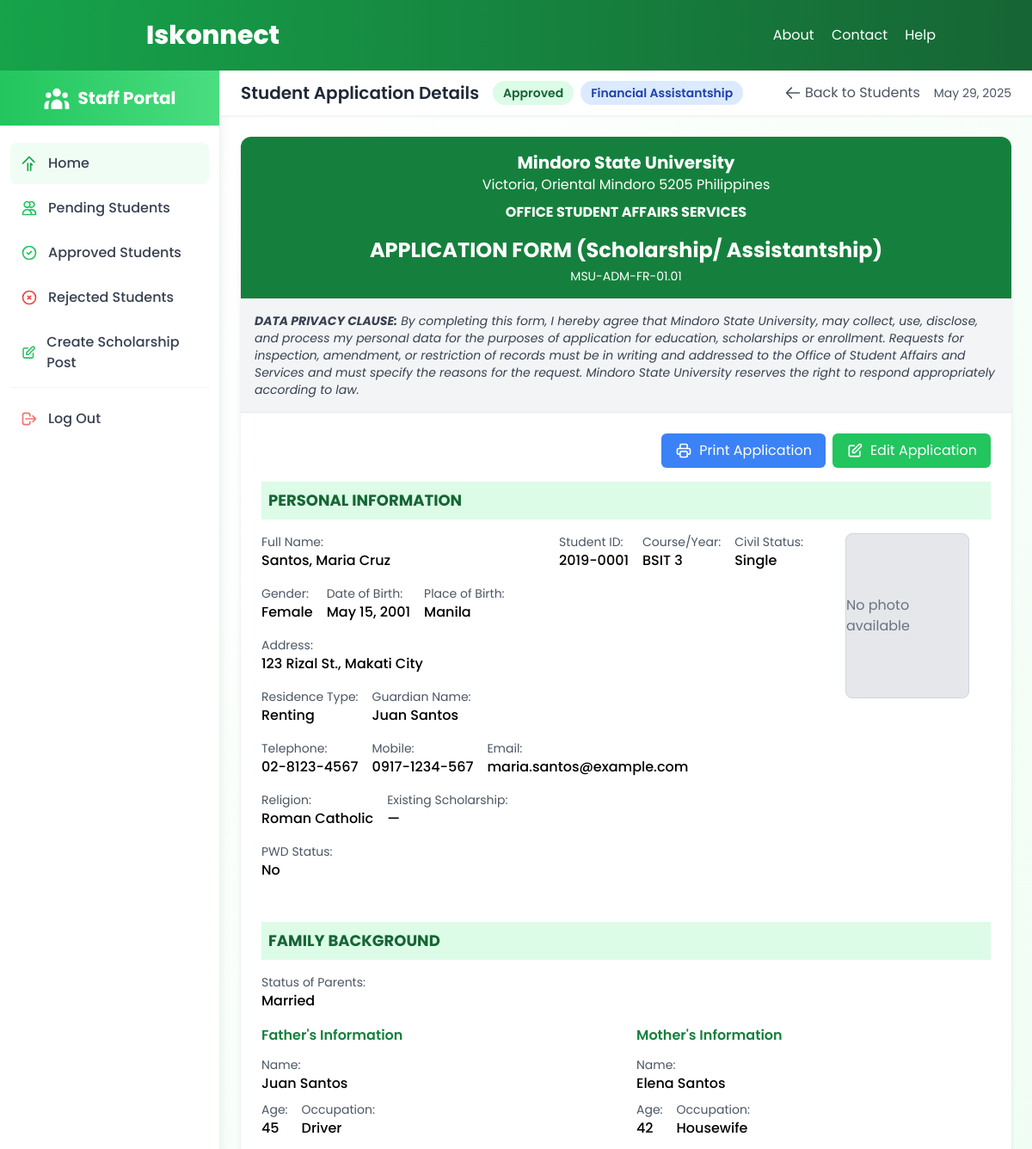
The page /staff/view_student.php?id=12 (signed in) on the database its author committed.
### tables this page shows
CREATE TABLE `students` (
  `id` int(11) NOT NULL,
  `scholarship_type` varchar(50) DEFAULT NULL,
  `last_name` varchar(100) DEFAULT NULL,
  `first_name` varchar(100) DEFAULT NULL,
  `middle_name` varchar(100) DEFAULT NULL,
  `course_yr` varchar(50) DEFAULT NULL,
  `civil_status` varchar(50) DEFAULT NULL,
  `photo` varchar(255) DEFAULT NULL,
  `gender` varchar(10) DEFAULT NULL,
  `date_of_birth` date DEFAULT NULL,
  `place_of_birth` varchar(100) DEFAULT NULL,
  `student_id` varchar(50) DEFAULT NULL,
  `address` varchar(255) DEFAULT NULL,
  `residence_type` varchar(50) DEFAULT NULL,
  `guardian_name` varchar(100) DEFAULT NULL,
  `telephone` varchar(50) DEFAULT NULL,
  `religion` varchar(50) DEFAULT NULL,
  `existing_scholarship` varchar(100) DEFAULT NULL,
  `mobile` varchar(50) DEFAULT NULL,
  `email` varchar(100) DEFAULT NULL,
  `is_pwd` varchar(5) DEFAULT NULL,
  `disability_type` varchar(100) DEFAULT NULL,
  `parent_status` varchar(50) DEFAULT NULL,
  `father_name` varchar(100) DEFAULT NULL,
  `father_age` int(3) DEFAULT NULL,
  `father_address` varchar(255) DEFAULT NULL,
  `father_tel` varchar(50) DEFAULT NULL,
  `father_mobile` varchar(50) DEFAULT NULL,
  `father_email` varchar(100) DEFAULT NULL,
  `father_occupation` varchar(100) DEFAULT NULL,
  `father_company` varchar(100) DEFAULT NULL,
  `father_income` decimal(10,2) DEFAULT NULL,
  `father_years_service` int(3) DEFAULT NULL,
  `father_education` varchar(100) DEFAULT NULL,
  `father_school` varchar(100) DEFAULT NULL,
  `father_unemployment_reason` text DEFAULT NULL,
  `mother_name` varchar(100) DEFAULT NULL,
  `mother_age` int(3) DEFAULT NULL,
  `mother_address` varchar(255) DEFAULT NULL,
  `mother_tel` varchar(50) DEFAULT NULL,
  `mother_mobile` varchar(50) DEFAULT NULL,
  `mother_email` varchar(100) DEFAULT NULL,
  `mother_occupation` varchar(100) DEFAULT NULL,
  `mother_company` varchar(100) DEFAULT NULL,
  `mother_income` decimal(10,2) DEFAULT NULL,
  `mother_years_service` int(3) DEFAULT NULL,
  `mother_education` varchar(100) DEFAULT NULL,
  `mother_school` varchar(100) DEFAULT NULL,
  `mother_unemployment_reason` text DEFAULT NULL,
  `working_siblings` int(3) DEFAULT NULL,
  `studying_siblings` int(3) DEFAULT NULL,
  `total_siblings` int(3) DEFAULT NULL,
  `house_rental` decimal(10,2) DEFAULT NULL,
  `food_grocery` decimal(10,2) DEFAULT NULL,
  `car_loan` decimal(10,2) DEFAULT NULL,
  `other_loan` decimal(10,2) DEFAULT NULL,
  `school_bus` decimal(10,2) DEFAULT NULL,
  `transportation` decimal(10,2) DEFAULT NULL,
  `education_plan` decimal(10,2) DEFAULT NULL,
  `insurance_policy` decimal(10,2) DEFAULT NULL,
  `health_insurance` decimal(10,2) DEFAULT NULL,
  `govt_loans` decimal(10,2) DEFAULT NULL,
  `clothing` decimal(10,2) DEFAULT NULL,
  `utilities` decimal(10,2) DEFAULT NULL,
  `communication` decimal(10,2) DEFAULT NULL,
  `helper_count` int(3) DEFAULT NULL,
  `helper_expense` decimal(10,2) DEFAULT NULL,
  `driver_count` int(3) DEFAULT NULL,
  `driver_expense` decimal(10,2) DEFAULT NULL,
  `medicines` decimal(10,2) DEFAULT NULL,
  `doctors_fee` decimal(10,2) DEFAULT NULL,
  `hospitalization` decimal(10,2) DEFAULT NULL,
  `recreation` decimal(10,2) DEFAULT NULL,
  `other_monthly_expenses` decimal(10,2) DEFAULT NULL,
  `total_monthly_expenses` decimal(10,2) DEFAULT NULL,
  `annual_monthly_expenses` decimal(10,2) DEFAULT NULL,
  `tuition` decimal(10,2) DEFAULT NULL,
  `withholding_tax` decimal(10,2) DEFAULT NULL,
  `govt_contributions` decimal(10,2) DEFAULT NULL,
  `other_annual_expenses` decimal(10,2) DEFAULT NULL,
  `annual_expenses_subtotal` decimal(10,2) DEFAULT NULL,
  `total_annual_expenses` decimal(10,2) DEFAULT NULL,
  `parents_annual_pay` decimal(10,2) DEFAULT NULL,
  `siblings_annual_pay` decimal(10,2) DEFAULT NULL,
  `business_income` decimal(10,2) DEFAULT NULL,
  `land_rental_income` decimal(10,2) DEFAULT NULL,
  `property_rental_income` decimal(10,2) DEFAULT NULL,
  `pension_income` decimal(10,2) DEFAULT NULL,
  `commission_income` decimal(10,2) DEFAULT NULL,
  `relative_support` decimal(10,2) DEFAULT NULL,
  `bank_deposits` decimal(10,2) DEFAULT NULL,
  `other_income` decimal(10,2) DEFAULT NULL,
  `total_annual_income` decimal(10,2) DEFAULT NULL,
  `secondary_school` varchar(100) DEFAULT NULL,
  `school_location` varchar(100) DEFAULT NULL,
  `year_graduated` varchar(20) DEFAULT NULL,
  `general_average` varchar(20) DEFAULT NULL,
  `honors_awards` text DEFAULT NULL,
  `reference1_name` varchar(100) DEFAULT NULL,
  `reference1_relationship` varchar(50) DEFAULT NULL,
  `reference1_contact` varchar(50) DEFAULT NULL,
  `reference2_name` varchar(100) DEFAULT NULL,
  `reference2_relationship` varchar(50) DEFAULT NULL,
  `reference2_contact` varchar(50) DEFAULT NULL,
  `req_photo` tinyint(1) DEFAULT 0,
  `req_itr` tinyint(1) DEFAULT 0,
  `req_ofw` tinyint(1) DEFAULT 0,
  `req_grades` tinyint(1) DEFAULT 0,
  `req_moral` tinyint(1) DEFAULT 0,
  `req_letter` tinyint(1) DEFAULT 0,
  `req_schedule` tinyint(1) DEFAULT 0,
  `office_received` varchar(100) DEFAULT NULL,
  `office_screened` varchar(100) DEFAULT NULL,
  `office_remarks` text DEFAULT NULL,
  `status` varchar(20) DEFAULT 'Pending',
  `created_at` timestamp NOT NULL DEFAULT current_timestamp(),
  `updated_at` timestamp NOT NULL DEFAULT current_timestamp() ON UPDATE current_timestamp(),
  `batch_number` varchar(50) DEFAULT NULL,
  `batch_date` date DEFAULT NULL,
  `processed_by` varchar(100) DEFAULT NULL
);

### staff/view_student.php (the view, shortened to what the rows shown need)
<?php
include '../components/conn.php';
$student_id = mysqli_real_escape_string($conn, $_GET['id']);
$query = "SELECT * FROM students WHERE id = '$student_id'";
$result = mysqli_query($conn, $query);
$student = mysqli_fetch_assoc($result);
function format_date($date) {
    return date("F j, Y", strtotime($date));
}
function format_value($value) {
    if (empty($value)) return "—";
    return $value;
}
?>
<?php include '../components/header.php'; ?>
<div class="flex h-screen bg-white overflow-hidden">
    <div class="w-64 bg-white border-r border-green-100 flex flex-col shadow-lg z-10 relative">
        <div class="p-4 mb-2 bg-gradient-to-r from-green-500 to-green-400 text-white">
            <div class="flex items-center justify-center">
                <h1 class="text-xl font-bold">Staff Portal</h1>
            </div>
        </div>
    </div>
    <div class="flex-1 overflow-y-auto bg-gradient-to-br from-white to-green-50 relative">
        <div class="bg-white shadow-sm border-b border-gray-100 px-6 py-3 flex items-center justify-between sticky top-0 z-10">
            <div class="flex items-center">
                <h2 class="text-xl font-semibold text-gray-800">Student Application Details</h2>
            </div>
        </div>
        <div class="p-6 max-w-7xl mx-auto">
            <div class="bg-white rounded-xl shadow-md overflow-hidden mb-6">
                <div class="bg-green-700 text-white p-4 text-center">
                    <h2 class="text-xl font-bold">Mindoro State University</h2>
                    <h1 class="mt-4 text-2xl font-bold">APPLICATION FORM (Scholarship/ Assistantship)</h1>
                </div>
                <div class="p-6">
                    <div class="mb-8">
                        <h2 class="text-lg font-bold text-green-800 mb-4 bg-green-100 p-2">PERSONAL INFORMATION</h2>
                        <div class="grid grid-cols-1 md:grid-cols-4 gap-6">
                            <div class="col-span-3">
                                <div class="flex flex-col md:flex-row gap-4 mb-4">
                                    <div class="flex-1">
                                        <p class="text-sm text-gray-600">Full Name:</p>
                                        <p class="font-medium"><?php echo format_value($student['last_name'] . ', ' . $student['first_name'] . ' ' . $student['middle_name']); ?></p>
                                    </div>
                                    <div>
                                        <p class="text-sm text-gray-600">Student ID:</p>
                                        <p class="font-medium"><?php echo format_value($student['student_id']); ?></p>
                                    </div>
                                    <div>
                                        <p class="text-sm text-gray-600">Course/Year:</p>
                                        <p class="font-medium"><?php echo format_value($student['course_yr']); ?></p>
                                    </div>
                                    <div>
                                        <p class="text-sm text-gray-600">Civil Status:</p>
                                        <p class="font-medium"><?php echo format_value($student['civil_status']); ?></p>
                                    </div>
                                </div>
                                <div class="flex flex-col md:flex-row gap-4 mb-4">
                                    <div>
                                        <p class="text-sm text-gray-600">Gender:</p>
                                        <p class="font-medium"><?php echo format_value(ucfirst($student['gender'])); ?></p>
                                    </div>
                                    <div>
                                        <p class="text-sm text-gray-600">Date of Birth:</p>
                                        <p class="font-medium"><?php echo format_date($student['date_of_birth']); ?></p>
                                    </div>
                                    <div>
                                        <p class="text-sm text-gray-600">Place of Birth:</p>
                                        <p class="font-medium"><?php echo format_value($student['place_of_birth']); ?></p>
                                    </div>
                                </div>
                                <div class="mb-4">
                                    <p class="text-sm text-gray-600">Address:</p>
                                    <p class="font-medium"><?php echo format_value($student['address']); ?></p>
                                </div>
                                <div class="flex flex-col md:flex-row gap-4 mb-4">
                                    <div>
                                        <p class="text-sm text-gray-600">Residence Type:</p>
                                        <p class="font-medium"><?php echo format_value($student['residence_type']); ?></p>
                                    </div>
                                    <div>
                                        <p class="text-sm text-gray-600">Guardian Name:</p>
                                        <p class="font-medium"><?php echo format_value($student['guardian_name']); ?></p>
                                    </div>
                                </div>
                                <div class="flex flex-col md:flex-row gap-4 mb-4">
                                    <div>
                                        <p class="text-sm text-gray-600">Telephone:</p>
                                        <p class="font-medium"><?php echo format_value($student['telephone']); ?></p>
                                    </div>
                                    <div>
                                        <p class="text-sm text-gray-600">Mobile:</p>
                                        <p class="font-medium"><?php echo format_value($student['mobile']); ?></p>
                                    </div>
                                    <div>
                                        <p class="text-sm text-gray-600">Email:</p>
                                        <p class="font-medium"><?php echo format_value($student['email']); ?></p>
                                    </div>
                                </div>
                                <div class="flex flex-col md:flex-row gap-4 mb-4">
                                    <div>
                                        <p class="text-sm text-gray-600">Religion:</p>
                                        <p class="font-medium"><?php echo format_value($student['religion']); ?></p>
                                    </div>
                                    <div>
                                        <p class="text-sm text-gray-600">Existing Scholarship:</p>
                                        <p class="font-medium"><?php echo format_value($student['existing_scholarship']); ?></p>
                                    </div>
                                </div>
                                <div class="flex flex-col md:flex-row gap-4 mb-4">
                                    <div>
                                        <p class="text-sm text-gray-600">PWD Status:</p>
                                        <p class="font-medium"><?php echo format_value($student['is_pwd']); ?></p>
                                    </div>
                                </div>
                            </div>
                        </div>
                    </div>
                    <div class="mb-8">
                        <h2 class="text-lg font-bold text-green-800 mb-4 bg-green-100 p-2">FAMILY BACKGROUND</h2>
                        <div class="mb-4">
                            <p class="text-sm text-gray-600">Status of Parents:</p>
                            <p class="font-medium"><?php echo format_value($student['parent_status']); ?></p>
                        </div>
                        <div class="grid grid-cols-1 md:grid-cols-2 gap-6 mb-6">
                            <div>
                                <div class="space-y-2">
                                    <div>
                                        <p class="text-sm text-gray-600">Name:</p>
                                        <p class="font-medium"><?php echo format_value($student['father_name']); ?></p>
                                    </div>
                                    <div class="flex flex-col md:flex-row gap-4">
                                        <div>
                                            <p class="text-sm text-gray-600">Age:</p>
                                            <p class="font-medium"><?php echo format_value($student['father_age']); ?></p>
                                        </div>
                                        <div>
                                            <p class="text-sm text-gray-600">Occupation:</p>
                                            <p class="font-medium"><?php echo format_value($student['father_occupation']); ?></p>
                                        </div>
                                    </div>
                                </div>
                            </div>
                            <div>
                                <div class="space-y-2">
                                    <div>
                                        <p class="text-sm text-gray-600">Name:</p>
                                        <p class="font-medium"><?php echo format_value($student['mother_name']); ?></p>
                                    </div>
                                    <div class="flex flex-col md:flex-row gap-4">
                                        <div>
                                            <p class="text-sm text-gray-600">Age:</p>
                                            <p class="font-medium"><?php echo format_value($student['mother_age']); ?></p>
                                        </div>
                                        <div>
                                            <p class="text-sm text-gray-600">Occupation:</p>
                                            <p class="font-medium"><?php echo format_value($student['mother_occupation']); ?></p>
                                        </div>
                                    </div>
                                </div>
                            </div>
                        </div>
                    </div>
                </div>
            </div>
        </div>
    </div>
</div>
<?php include '../components/footer.php'; ?>

### rows shown on the page
students: last_name+first_name+middle_name "Santos, Maria Cruz", student "2019-0001", course_yr "BSIT 3", civil_status "Single", gender "Female", date_of_birth "May 15, 2001", place_of_birth "Manila", address "123 Rizal St., Makati City", residence_type "Renting", guardian_name "Juan Santos", telephone "02-8123-4567", mobile "0917-1234-567", email "maria.santos@example.com", religion "Roman Catholic", existing_scholarship "—", is_pwd "No", parent_status "Married", father_name "Juan Santos", father_age "45", father_occupation "Driver", mother_name "Elena Santos", mother_age "42", mother_occupation "Housewife"
